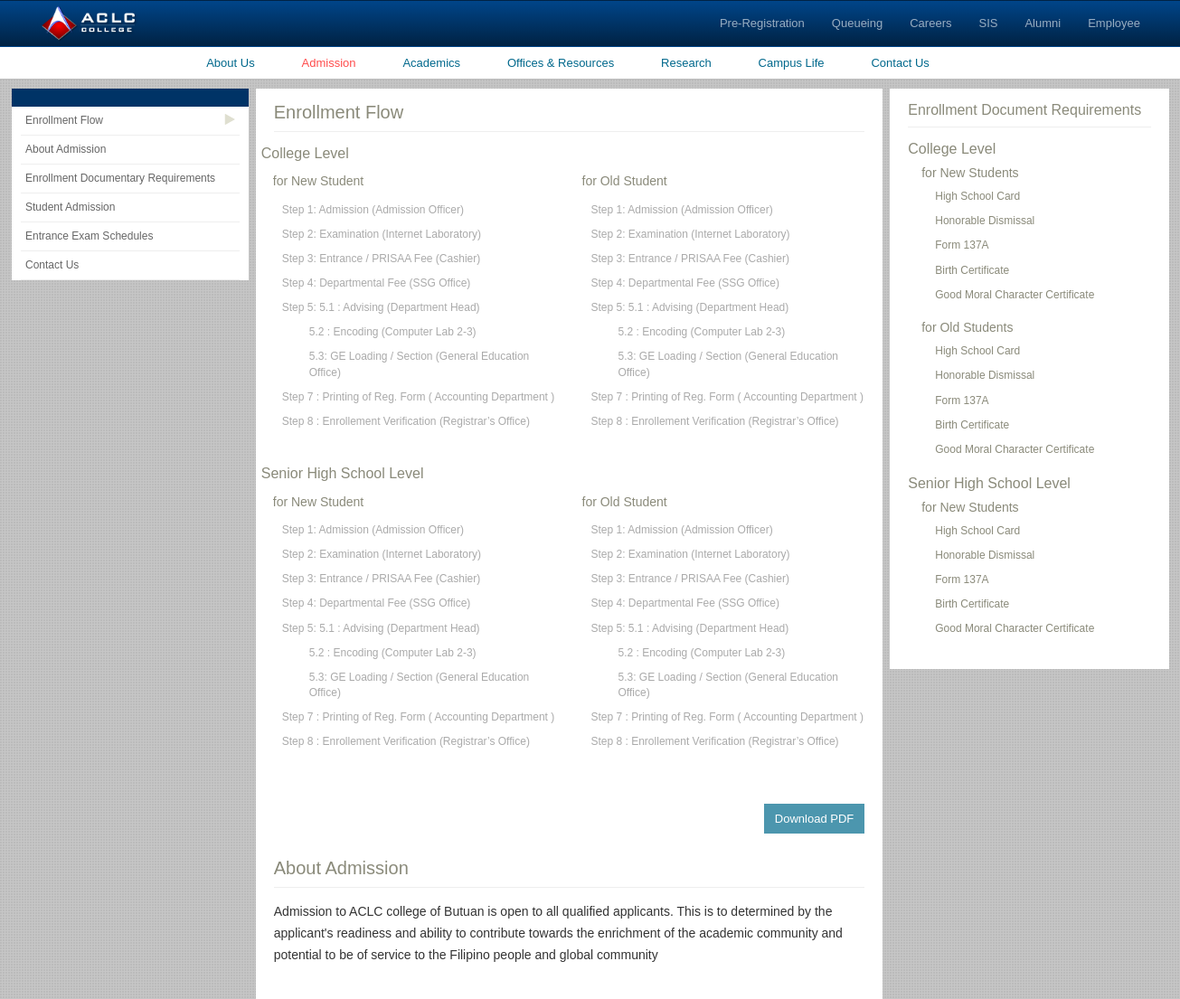
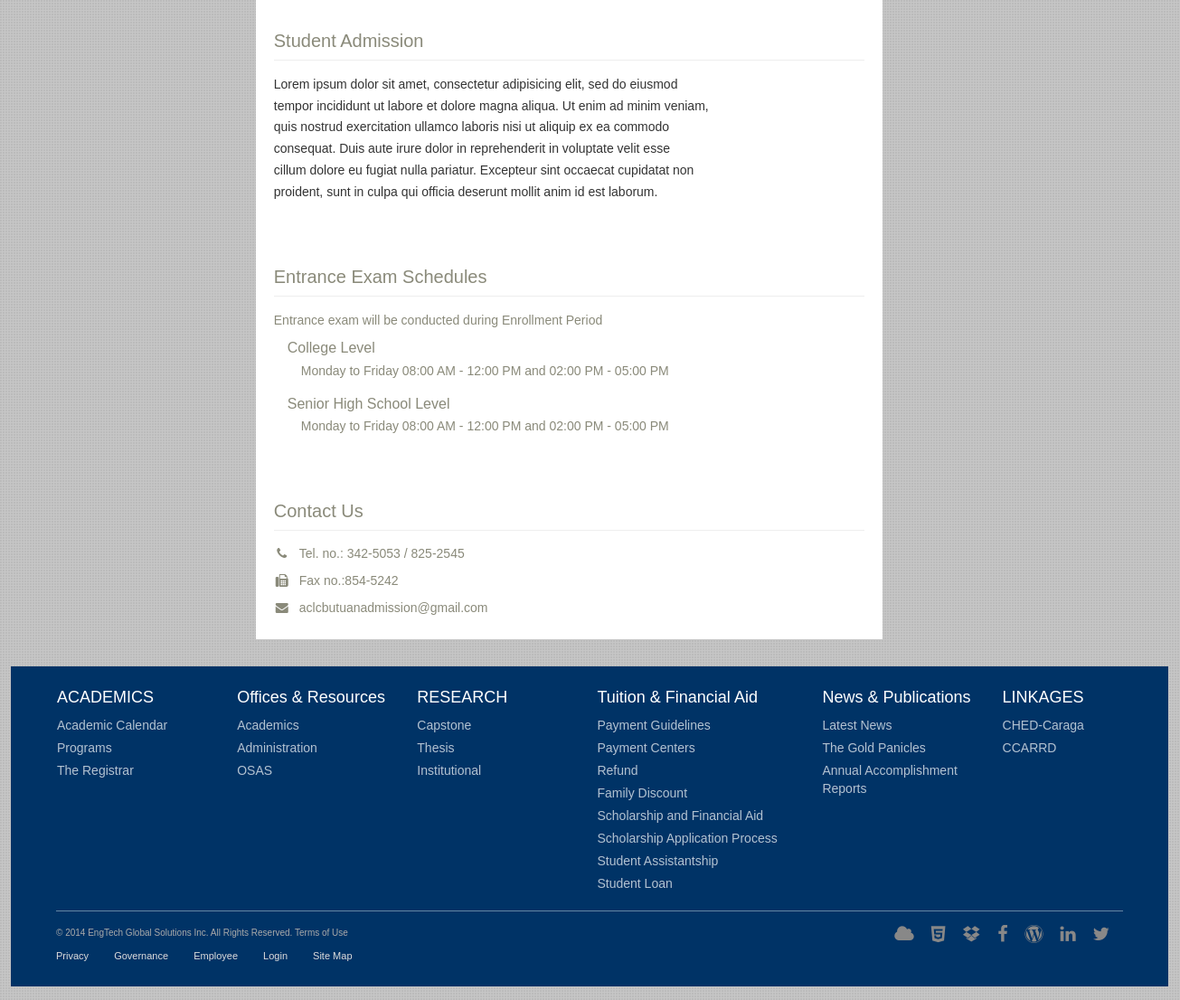
The app's page /index.php/public/admission with its own data (2 pictures, top to bottom).
### tables this page shows
CREATE TABLE `enrollment_flow` (
  `en_id` int(11) NOT NULL,
  `content` text,
  `date_posted` varchar(40) DEFAULT NULL,
  `ac_id` int(11) DEFAULT NULL
);

CREATE TABLE `about_admission` (
  `aa_id` int(11) NOT NULL,
  `content` text,
  `date_posted` varchar(40) DEFAULT NULL,
  `ac_id` int(11) DEFAULT NULL
);

CREATE TABLE `stud_ad` (
  `sa_id` int(11) NOT NULL,
  `content` text,
  `date_posted` varchar(40) DEFAULT NULL,
  `ac_id` int(11) DEFAULT NULL
);

CREATE TABLE `entrance_exam` (
  `ee_id` int(11) NOT NULL,
  `content` text,
  `date_posted` varchar(40) DEFAULT NULL,
  `ac_id` int(11) DEFAULT NULL
);

CREATE TABLE `doc_rec` (
  `dr_id` int(11) NOT NULL,
  `content` text,
  `date_posted` varchar(40) DEFAULT NULL,
  `ac_id` int(11) DEFAULT NULL
);

### application/controllers/public/admission.php (called while the page is built)
<?php
class Admission extends CI_Controller
{
	public function index(){
		$data = [
					"en_flow" => $this->en_flow(),
					"ad" => $this->about_admission(),
					"rd" => $this->requirement_document(),
					"sa" => $this->student_admission(),
					"ee" => $this->entrance_exam(),
				  ];
		$this->load->view('public/admission',$data);
	}
	public function en_flow(){
		$this->load->model("en_flow");
    	$ef = new En_Flow;
    	$ef = $ef->get();
    	$ret = reset($ef);
    	return $ret;
	}
	public function about_admission(){
		$this->load->model('about_admissions');
		$aa = new About_Admissions;
    	$aa = $aa->get();
    	$ret = reset($aa);
    	return $ret;
	}
	public function requirement_document(){
		$this->load->model("doc_rec");
    	$dr = new Doc_Rec;
    	$dr = $dr->get();
    	$ret = reset($dr);
    	return $ret;
	}
	public function student_admission(){
		$this->load->model("stud_ad");
    	$sa = new Stud_Ad;
    	$sa = $sa->get();
    	$ret = reset($sa);
    	return $ret;
	}
	public function entrance_exam(){
		$this->load->model('entrance_exam');
		$ee = new Entrance_Exam;
    	$ee = $ee->get();
    	$ret = reset($ee);
    	return $ret;
	}
}

### index.php (called while the page is built, shortened)
<?php
require_once BASEPATH.'core/CodeIgniter.php';

### application/core/MY_Model.php (called while the page is built, shortened)
<?php
	class MY_Model extends CI_Model{
		public function instatiate($qry_result){
			$toret = array();
			foreach ($qry_result as $row) {
				$model = new $class;
				$model->populate($row);
				$toret[$row->{$this::DB_TABLE_PK}] = $model;
			}
			return $toret;
		}
		public function get($limit = 0, $offset = 0){
			$this->db->select('*');
			$this->db->from($this::DB_TABLE);
			$qry = $this->db->get();
			$toret = $this->instatiate($qry->result());
			return $toret;
		}
	}

### application/views/public/admission.php (the view, shortened to what this page needs)
<!DOCTYPE html>
<html lang="en">
<head>
  <link rel="stylesheet" href="<?= base_url()?>plugins/css/bootstrap.min.css">
  <link rel="stylesheet" href="<?= base_url()?>plugins/css/fontawesome/css/font-awesome.min.css">
  <link rel="stylesheet" href="<?= base_url()?>plugins/css/styles.css">
  <link rel="stylesheet" href="<?= base_url()?>plugins/plugins/owl_carousel/docs/assets/owlcarousel/assets/owl.carousel.min.css">
  <link rel="stylesheet" href="<?= base_url()?>plugins/plugins/owl_carousel/docs/assets/owlcarousel/assets/owl.theme.default.min.css">
</head>
<body>
	<nav class="navbar box-edge no-margin">
	  <div class="container-fluid">
	  		<div class="navbar-header">
		      <a class="navbar-brand" href="<?= base_url()?>""><img src="<?= base_url()?>plugins/images/logo.png" alt=""></a>
		    </div>
		    <div class="collapse navbar-collapse" id="myNavbar">
		      <ul class="nav navbar-nav navbar-right pr-20">
		        <li><a href="#" class="c-white f-12">Pre-Registration</a></li>
		        <li><a href="#" class="c-white f-12">Queueing</a></li>
		        <li><a href="#" class="c-white f-12">Careers</a></li>
		        <li><a href="#" class="c-white f-12">SIS</a></li>
		        <li><a href="#" class="c-white f-12">Alumni</a></li>
		        <li><a href="#" class="c-white f-12">Employee</a></li>
		      </ul>
		    </div>
	  </div>
	</nav>
	<nav class="main-nav hidden-xs mb-10">
		<div class="container">
			<ul class="center-text inline-block">
				<li ><a href="<?= base_url()?>index.php/public/about_us">About Us</a></li>
				<li class="active"><a href="<?= base_url()?>index.php/public/admission">Admission</a></li>
				<li><a href="<?= base_url()?>index.php/public/academic">Academics</a></li>
				<li><a href="<?= base_url()?>index.php/public/office_resource">Offices &amp; Resources</a></li>
				<li><a href="<?= base_url()?>index.php/public/research">Research</a></li>
				<li><a href="<?= base_url()?>index.php/public/campus_life">Campus Life</a></li>
				<li><a href="<?= base_url()?>index.php/public/contact_us">Contact Us</a></li>
			</ul>
		</div>
	</nav>
	<div class="main-content">
		<div class="container">
			<div class="admission-main mb-30">
				<div class="row">
					<div class="col-md-5 pr-0">
						<div class="admission-leftpane bg-white">
							<div class="head-blue ptb-10 bg-blue"></div>
							<ul>
								<li class="active"><a href="#ef">Enrollment Flow</a><i class="fa fa-play"></i></li>
								<li><a href="#aa">About Admission</a><i class="fa fa-play"></i></li>
								<li><a href="#edr">Enrollment Documentary Requirements</a><i class="fa fa-play"></i></li>
								<li><a href="#sa">Student Admission</a><i class="fa fa-play"></i></li>
								<li><a href="#eee">Entrance Exam Schedules</a><i class="fa fa-play"></i></li>
								<li><a href="#cu">Contact Us</a><i class="fa fa-play"></i></li>
							</ul>
						</div>
					</div>
					<div class="col-md-13 pr-0" id="ef">
						<div class="mid-content ptb-15 bg-white oh">
							<h3 class="normal c-gray f-20 mb-15 bb pb-10">Enrollment Flow</h3>
							<div class="row mb-30">
								<?php if(!empty($en_flow)):?>
									<?= $en_flow->content ?>
								<?php else:?>
									No Content
								<?php endif;?>
							</div>
							<a href="#" class="btn btn-primary pull-right">Download PDF</a>
							<div class="about-admission pt-60" id="aa">
								<h3 class="normal c-gray f-20 mb-15 bb pb-10">About Admission</h3>
								<?php if(!empty($ad)):?>
									<?= $ad->content ?>
								<?php else:?>
									No Content
								<?php endif;?>
							</div>
							<div class="about-admission pt-60" id="sa">
								<h3 class="normal c-gray f-20 mb-15 bb pb-10">Student Admission</h3>
								<?php if(!empty($sa)):?>
									<?= $sa->content; ?>
								<?php else:?>
									No Content
								<?php endif;?>
							</div>
							<div class="about-admission pt-60" id="eee">
								<h3 class="normal c-gray f-20 mb-15 bb pb-10">Entrance Exam Schedules</h3>
								<?= $ee->content; ?>
							</div>
							<div class="about-admission pt-60" id="cu">
								<h3 class="normal c-gray f-20 mb-15 bb pb-10">Contact Us</h3>
								<div>
									<ul class="c-gray">
										<li class="mb-10"><i class="mr-10 fa fa-fw fa-phone"></i><span>Tel. no.: 342-5053 / 825-2545</span></li>
										<li class="mb-10"><i class="mr-10 fa fa-fw fa-fax"></i><span>Fax no.:854-5242</span></li>
										<li class="mb-10"><i class="mr-10 fa fa-fw fa-envelope"></i><span>aclcbutuanadmission@gmail.com</span></li>
									</ul>
								</div>
							</div>
						</div>
					</div>
					<div class="col-md-6" id="edr">
						<div class="ptb-15 bg-white">
							<h3 class="normal c-gray f-16 mb-15 bb pb-10">Enrollment Document Requirements</h3>
							<div class="mb-20">
								<?= $rd->content; ?>
							</div>
						</div>
					</div>
				</div>
			</div>
			<footer>
				<div class="links bbw pb-15 mb-15">
					<div class="row">
						<div class="col-md-4">
							<h4>ACADEMICS</h4>
							<ul>
								<li><a href="">Academic Calendar</a></li>
								<li><a href="">Programs</a></li>
								<li><a href="">The Registrar</a></li>
							</ul>
						</div>
						<div class="col-md-4">
							<h4>Offices & Resources</h4>
							<ul>
								<li><a href="">Academics</a></li>
								<li><a href="">Administration</a></li>
								<li><a href="">OSAS</a></li>
							</ul>
						</div>
						<div class="col-md-4">
							<h4>RESEARCH</h4>
							<ul>
								<li><a href="">Capstone</a></li>
								<li><a href="">Thesis</a></li>
								<li><a href="">Institutional</a></li>
							</ul>
						</div>
						<div class="col-md-5">
							<h4>Tuition & Financial Aid</h4>
							<ul>
								<li><a href="">Payment Guidelines</a></li>
								<li><a href="">Payment Centers</a></li>
								<li><a href="">Refund</a></li>
								<li><a href="">Family Discount</a></li>
								<li><a href="">Scholarship and Financial Aid</a></li>
								<li><a href="">Scholarship Application Process</a></li>
								<li><a href="">Student Assistantship</a></li>
								<li><a href="">Student Loan</a></li>
							</ul>
						</div>
						<div class="col-md-4">
							<h4>News & Publications</h4>
							<ul>
								<li><a href="">Latest News</a></li>
								<li><a href="">The Gold Panicles</a></li>
								<li><a href="">Annual Accomplishment Reports</a></li>
							</ul>
						</div>
						<div class="col-md-3">
							<h4>LINKAGES</h4>
							<ul>
								<li><a href="">CHED-Caraga</a></li>
								<li><a href="">CCARRD</a></li>
							</ul>
						</div>
					</div>
				</div>
				<div class="footer oh">
					<div class="pull-left left">
						<p class='f-10 c-lgray mb-10'>© 2014 EngTech Global Solutions Inc. All Rights Reserved. Terms of Use</p>
						<ul class="inline-block f-11">
							<li><a href="">Privacy</a></li>
							<li><a href="">Governance</a></li>
							<li><a href="">Employee</a></li>
							<li><a href="">Login</a></li>
							<li><a href="">Site Map</a></li>
						</ul>
					</div>
					<div class="pull-right right">
						<ul class="inline-block">
							<li><a href="" class="fa fa-cloud"></a></li>
							<li><a href="" class="fa fa-html5"></a></li>
							<li><a href="" class="fa fa-dropbox"></a></li>
							<li><a href="" class="fa fa-facebook-f"></a></li>
							<li><a href="" class="fa fa-wordpress"></a></li>
							<li><a href="" class="fa fa-linkedin"></a></li>
							<li><a href="" class="fa fa-twitter"></a></li>
						</ul>
					</div>
				</div>
			</footer>
		</div>
	</div>
</body>
</html>

### records on screen
enrollment_flow: content "College Level for New Student Step 1: Admission (Admission Officer) Step 2: Examination (Internet Laboratory) Step 3: Entrance / PRISAA Fee (Cashier) Step 4: Departmental Fee (SSG Office) Step 5: 5.1 : Advising (Department Head) 5.2 : Encoding (Computer Lab 2-3) 5.3: GE Loading / Section (General Education Office) Step 7 : Printing of Reg. Form ( Accounting Department ) Step 8 : Enrollement Verification (Registrar’s Office) for Old Student Step 1: Admission (Admission Officer) Step 2: Examination (Internet Laboratory) Step 3: Entrance / PRISAA Fee (Cashier) Step 4: Departmental Fee (SSG Office) Step 5: 5.1 : Advising (Department Head) 5.2 : Encoding (Computer Lab 2-3) 5.3: GE Loading /…"
about_admission: content "Admission to ACLC college of Butuan is open to all qualified applicants. This is to determined by the applicant's readiness and ability to contribute towards the enrichment of the academic community and potential to be of service to the Filipino people and global community"
stud_ad: content "Lorem ipsum dolor sit amet, consectetur adipisicing elit, sed do eiusmod tempor incididunt ut labore et dolore magna aliqua. Ut enim ad minim veniam, quis nostrud exercitation ullamco laboris nisi ut aliquip ex ea commodo consequat. Duis aute irure dolor in reprehenderit in voluptate velit esse cillum dolore eu fugiat nulla pariatur. Excepteur sint occaecat cupidatat non proident, sunt in culpa qui officia deserunt mollit anim id est laborum."
entrance_exam: content "Entrance exam will be conducted during Enrollment Period College Level Monday to Friday 08:00 AM - 12:00 PM and 02:00 PM - 05:00 PM Senior High School Level Monday to Friday 08:00 AM - 12:00 PM and 02:00 PM - 05:00 PM"
doc_rec: content "College Level for New Students High School Card Honorable Dismissal Form 137A Birth Certificate Good Moral Character Certificate for Old Students High School Card Honorable Dismissal Form 137A Birth Certificate Good Moral Character Certificate Senior High School Level for New Students High School Card Honorable Dismissal Form 137A Birth Certificate Good Moral Character Certificate"
